Frame 1 (no input): blank canvas, image omitted
Frame 60 (the mouse pressed at the canvas centre just before this capture): blank canvas, image omitted
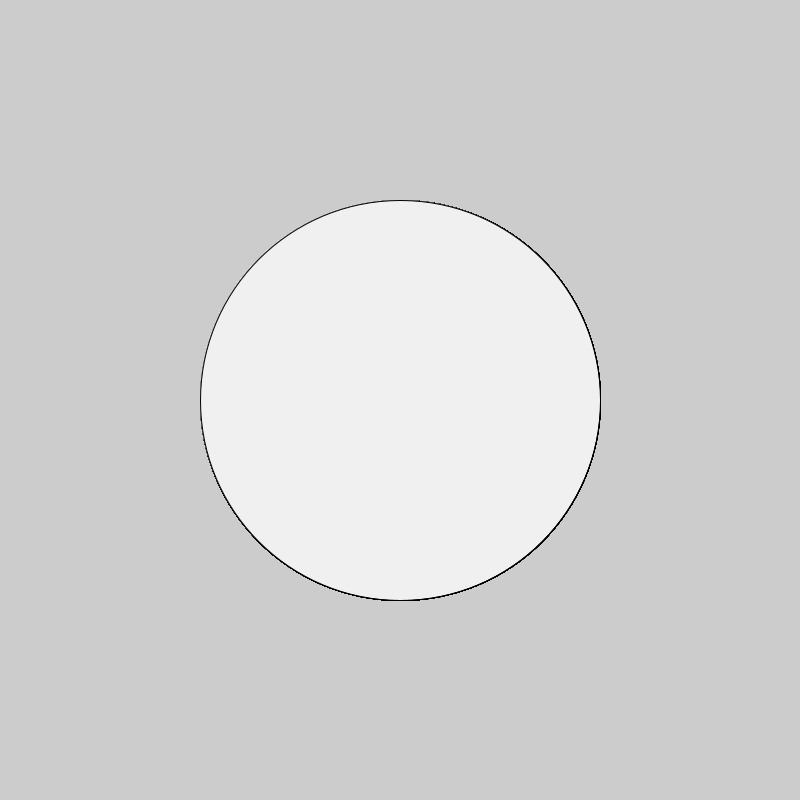
Frame 120 (the mouse held since frame 60 and released just before this capture)

The Processing sketch whose frames 1 and 60 were blank and that drew this single picture after the mouse press (run headless with seeded random() and noise(); from frame 60 on, the mouse is pressed at the canvas centre):

// Processing sketch: LogicalCode
// ── LogicalCode.pde
void setup() {
  size(800,800);
}

void draw() {
  fill(#11CBF7);
  if(mousePressed) {
    fill(#F0F0F0);
    ellipse(400,400,400,400);
  }
}
